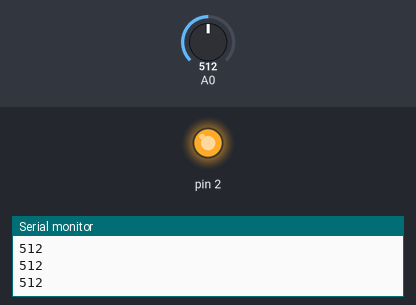
Simulated run of this sketch. Board: Arduino Uno, built with avr-gcc and run on an emulated ATmega328P. On the bench: output pins drawn as LEDs (lit = HIGH), the last lines printed to the serial monitor. Inputs (shaded band) come from the test bench; at power-on: A0 = 512.

Above: at 1.3 s.
1.4 s: A0 set to 126
2.9 s: A0 set to 107
At 4.2 s:
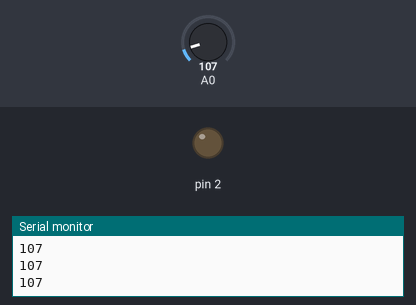
4.5 s: A0 set to 122
At 5.6 s:
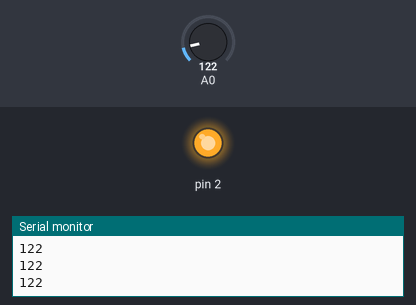
6.0 s: A0 set to 0
At 6.8 s:
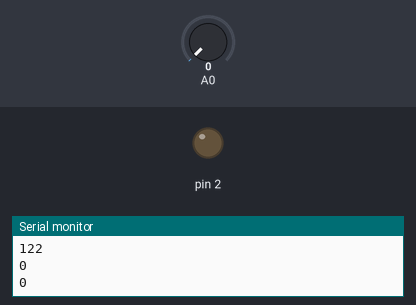
Timing chart, 0 to 8.5 s (numbered marks = the images above; inputs shaded):
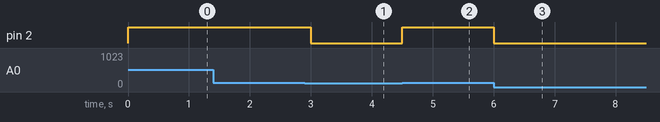

The sketch:

Water_sensor_Analog_pin_.ino
```cpp
int water; // присваиваем имя для значений с аналогового входа A0

void setup()
{
  pinMode(2, OUTPUT); // пин 12 со светодиодом будет выходом (англ. «output»)
  pinMode(A0, INPUT);  // к входу A0 подключим датчик (англ. «intput»)
  Serial.begin(9600);  // подключаем монитор порта
}

void loop()
{
  water = analogRead(A0); // переменная "water" находится в интервале от 0 до 1023

    if (water > 120) { digitalWrite(2, HIGH); } // включаем светодиод
    if (water < 120) { digitalWrite(2, LOW); }  // выключаем светодиод

  Serial.println(water); // выводим значение датчика на монитор
  delay(500);           // задержка в одну секунду

}
```

Measured:
- the behaviour switches between 120 and 119 on A0 (found by bisection; images 0 and 1)
- after the input at 2.9 s, pin 2: HIGH → LOW after 0.10 s
- after the input at 4.5 s, pin 2: LOW → HIGH at once
- after the input at 6.0 s, pin 2: HIGH → LOW at once
